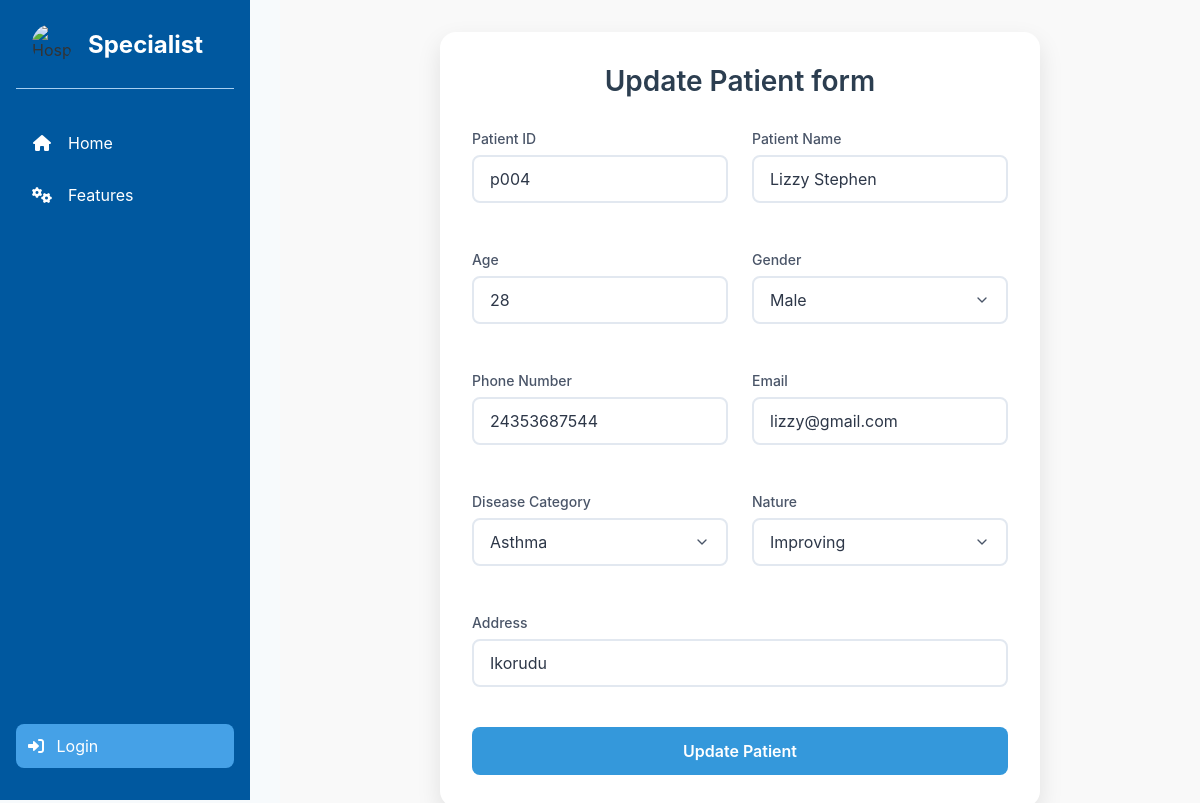
Page /update/7/ on the committed database.
### CRM/models.py (models this page shows, shortened)
class Patient(models.Model):
    GENDER_CHOICES = [
        ('male', 'Male'),
        ('female', 'Female'),
        ('other', 'Other'),
    ]
    DISEASE_CATEGORY_CHOICES = [
        ('hypertension', 'Hypertension'),
        ('diabetes', 'Diabetes'),
        ('asthma', 'Asthma'),
        ('arthritis', 'Arthritis'),
        ('other', 'Other'),
    ]
    NATURE_CHOICES = [
        ('better', 'Better'),
        ('improving', 'Improving'),
        ('worsen', 'Worsen'),
    ]
    patient_id = models.CharField(max_length=50, unique=True)
    name = models.CharField(max_length=100)
    age = models.PositiveIntegerField()
    gender = models.CharField(max_length=10, choices=GENDER_CHOICES)
    phone = models.CharField(max_length=15)
    email = models.EmailField(unique=True)
    disease_category = models.CharField(max_length=20, choices=DISEASE_CATEGORY_CHOICES)
    nature = models.CharField(max_length=10, choices=NATURE_CHOICES)
    address = models.TextField()

### CRM/views.py (the view, shortened to what this page needs)
# urls.py: path('update/<int:pk>/', views.update, name='update'),
def update(request, pk):
    patient = get_object_or_404(Patient, pk=pk)
    return render(request, 'update.html', {'patient': patient})

### templates/update.html (shortened to what this page needs)
{%load static%}
<!DOCTYPE html>
<html lang="en">
<head>
    <link rel="stylesheet" href="{% static 'styles.css' %}">
    <link rel="stylesheet" href="https://cdnjs.cloudflare.com/ajax/libs/font-awesome/6.0.0-beta3/css/all.min.css">
</head>
<body>
    <aside class="sidebar" id="sidebar">
        <div class="logo-container">
            <img src="https://i.pinimg.com/736x/34/14/03/341403d15bcffea3bb9c9ab1424e8420.jpg" alt="Hospital Logo">
            <span>Specialist</span>
        </div>
        <ul class="nav-menu">
            <li class="nav-item">
                <a href="{% url 'index' %}" class="nav-link">
                    <i class="fas fa-home"></i>
                    <span>Home</span>
                </a>
            </li>
            <li class="nav-item">
                <a href="{% url 'features' %}" class="nav-link">
                    <i class="fas fa-cogs"></i>
                    <span>Features</span>
                </a>
            </li>
        </ul>
        {% if user.is_authenticated %}
            <a href="{% url 'logout' %}" class="logout-btn">
                <i class="fas fa-sign-out-alt"></i> Logout
            </a>
        {% else %}
            <a href="{% url 'login' %}" class="logout-btn">
                <i class="fas fa-sign-in-alt"></i> Login
            </a>
        {% endif %}
    </aside>
    <main class="main-content">
        <div class="registration-container">
            <h2>Update Patient form</h2>
            <form id="patientForm" action="{% url 'update' patient.pk %}" onsubmit="handleRegistration(event)" method="POST">
                <div class="form-grid">
                    <div class="form-group">
                        <label for="patientId">Patient ID</label>
                        <input type="text" id="patientId" name="patientId" value="{{ patient.patient_id }}" required placeholder="Enter patient ID">
                    </div>
                    <div class="form-group">
                        <label for="name">Patient Name</label>
                        <input type="text" id="name" name="name" value="{{ patient.name }}" required placeholder="Enter patient name">
                    </div>
                    <div class="form-group">
                        <label for="age">Age</label>
                        <input type="number" id="age" name="age" value="{{ patient.age }}" required placeholder="Enter age">
                    </div>
                    <div class="form-group">
                        <label for="gender">Gender</label>
                        <select id="gender" name="gender" required>
                            <option value="male" {% if patient.gender == "male" %}selected{% endif %}>Male</option>
                        </select>
                    </div>
                    <div class="form-group">
                        <label for="phone">Phone Number</label>
                        <input type="tel" id="phone" name="phone" value="{{ patient.phone }}" required placeholder="Enter phone number">
                    </div>
                    <div class="form-group">
                        <label for="email">Email</label>
                        <input type="email" id="email" name="email" value="{{ patient.email }}" required placeholder="Enter email address">
                    </div>
                    <div class="form-group">
                        <label for="diseaseCategory">Disease Category</label>
                        <select id="diseaseCategory" name="diseaseCategory" required>
                            <option value="asthma" {% if patient.disease_category == "asthma" %}selected{% endif %}>Asthma</option>
                        </select>
                    </div>
                    <div class="form-group">
                        <label for="nature">Nature</label>
                        <select id="nature" name="nature" required>
                            <option value="improving" {% if patient.nature == "improving" %}selected{% endif %}>Improving</option>
                        </select>
                    </div>
                    <div class="form-group full-width">
                        <label for="address">Address</label>
                        <input type="text" id="address" name="address" value="{{ patient.address }}" required placeholder="Enter full address">
                    </div>
                </div>
                <button type="submit" class="submit-btn">Update Patient</button>
            </form>
        </div>
    </main>

### static/styles.css (style rules this page uses)
:root { --primary-color: #00589f; --secondary-color: #45A1E7; --light-color: #A8CFF1; --accent-color: #B9A6DC; --text-color: #ffffff; --hover-color: #033b6a; --gray-bg: #f4f6f8; --shadow: 0 2px 4px rgba(0, 0, 0, 0.1); }
* { margin: 0; padding: 0; box-sizing: border-box; text-decoration: none; }
body { font-family: 'Segoe UI', Tahoma, Geneva, Verdana, sans-serif; color: #333; min-height: 100vh; display: grid; grid-template-columns: auto 1fr; background-color: var(--gray-bg); }
.sidebar { background-color: var(--primary-color); width: 250px; padding: 1.5rem 1rem; height: 100vh; position: fixed; transition: transform 0.3s ease; }
.logo-container { display: flex; align-items: center; gap: 1rem; padding: 0 1rem 1.5rem; border-bottom: 1px solid var(--light-color); }
.logo-container img { width: 40px; height: 40px; border-radius: 50%; }
.logo-container span { color: var(--text-color); font-size: 1.5rem; font-weight: bold; }
.nav-menu { margin-top: 2rem; list-style: none; }
.nav-item { margin-bottom: 0.5rem; }
.nav-link { display: flex; align-items: center; padding: 0.75rem 1rem; color: var(--text-color); text-decoration: none; border-radius: 8px; transition: all 0.3s ease; }
.nav-link i { margin-right: 1rem; width: 20px; text-align: center; }
.logout-btn, .btn-signup { background-color: var(--secondary-color); color: var(--text-color); padding: 0.75rem 1.5rem; border: none; border-radius: 8px; cursor: pointer; font-size: 1rem; transition: background-color 0.3s; }
.btn-signup i, .logout-btn i { margin-right: 0.5rem; }
.logout-btn { position: absolute; bottom: 2rem; left: 1rem; right: 1rem; padding: 0.75rem; background-color: var(--secondary-color); color: var(--text-color); border: none; border-radius: 8px; cursor: pointer; transition: background-color 0.3s; }
.main-content { margin-left: 250px; transition: margin-left 0.3s ease; width: 100%; }
.main-content { padding: 2rem; background-color: #f9f9f9; }

### templates/update.html (style rules this page uses)
* { margin: 0; padding: 0; box-sizing: border-box; font-family: 'Inter', -apple-system, BlinkMacSystemFont, 'Segoe UI', Roboto, sans-serif; }
body { background: #f7fafc; min-height: 100vh; display: flex; }
.main-content { flex: 1; margin-left: 280px; padding: 2rem; display: flex; justify-content: center; align-items: flex-start; }
.registration-container { background: white; border-radius: 1rem; box-shadow: 0 10px 25px rgba(0, 0, 0, 0.1); width: 100%; max-width: 600px; padding: 2rem; }
.registration-container h2 { color: #2c3e50; margin-bottom: 2rem; text-align: center; font-size: 1.75rem; font-weight: 600; }
.form-grid { display: grid; grid-template-columns: repeat(2, 1fr); gap: 1.5rem; }
.form-group { margin-bottom: 1.5rem; }
.form-group.full-width { grid-column: span 2; }
label { display: block; margin-bottom: 0.5rem; color: #4a5568; font-size: 0.875rem; font-weight: 500; }
input, select { width: 100%; padding: 0.75rem 1rem; border: 2px solid #e2e8f0; border-radius: 0.5rem; font-size: 1rem; transition: all 0.3s ease; background-color: white; color: #2d3748; }
select { appearance: none; background-repeat: no-repeat; background-position: right 1rem center; background-size: 1rem; padding-right: 2.5rem; }
.submit-btn { background: #3498db; color: white; border: none; border-radius: 0.5rem; padding: 0.875rem; font-size: 1rem; font-weight: 600; cursor: pointer; width: 100%; transition: all 0.3s ease; margin-top: 1rem; }

### rows in the picture
Patient: patientId "p004", name "Lizzy Stephen", age "28", gender "Male", phone "24353687544", email "lizzy@gmail.com", diseaseCategory "Asthma", nature "Improving", address "Ikorudu"
